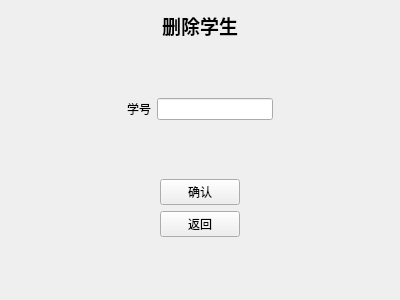
<?xml version="1.0" encoding="UTF-8"?>
<ui version="4.0">
 <class>DelStu</class>
 <widget class="QWidget" name="DelStu">
  <property name="geometry">
   <rect>
    <x>0</x>
    <y>0</y>
    <width>400</width>
    <height>300</height>
   </rect>
  </property>
  <property name="windowTitle">
   <string>Form</string>
  </property>
  <layout class="QVBoxLayout" name="verticalLayout_2">
   <item>
    <layout class="QVBoxLayout" name="verticalLayout">
     <item alignment="Qt::AlignmentFlag::AlignHCenter">
      <widget class="QLabel" name="Title">
       <property name="text">
        <string>&lt;html&gt;&lt;head/&gt;&lt;body&gt;&lt;p&gt;&lt;span style=&quot; font-size:14pt; font-weight:700;&quot;&gt;删除学生&lt;/span&gt;&lt;/p&gt;&lt;/body&gt;&lt;/html&gt;</string>
       </property>
      </widget>
     </item>
     <item>
      <spacer name="verticalSpacer_3">
       <property name="orientation">
        <enum>Qt::Orientation::Vertical</enum>
       </property>
       <property name="sizeHint" stdset="0">
        <size>
         <width>20</width>
         <height>40</height>
        </size>
       </property>
      </spacer>
     </item>
     <item>
      <layout class="QHBoxLayout" name="horizontalLayout">
       <item>
        <spacer name="horizontalSpacer">
         <property name="orientation">
          <enum>Qt::Orientation::Horizontal</enum>
         </property>
         <property name="sizeHint" stdset="0">
          <size>
           <width>40</width>
           <height>20</height>
          </size>
         </property>
        </spacer>
       </item>
       <item>
        <widget class="QLabel" name="label">
         <property name="text">
          <string>学号</string>
         </property>
        </widget>
       </item>
       <item>
        <widget class="QLineEdit" name="InputeId"/>
       </item>
       <item>
        <spacer name="horizontalSpacer_2">
         <property name="orientation">
          <enum>Qt::Orientation::Horizontal</enum>
         </property>
         <property name="sizeHint" stdset="0">
          <size>
           <width>40</width>
           <height>20</height>
          </size>
         </property>
        </spacer>
       </item>
      </layout>
     </item>
     <item>
      <spacer name="verticalSpacer">
       <property name="orientation">
        <enum>Qt::Orientation::Vertical</enum>
       </property>
       <property name="sizeHint" stdset="0">
        <size>
         <width>20</width>
         <height>40</height>
        </size>
       </property>
      </spacer>
     </item>
     <item alignment="Qt::AlignmentFlag::AlignHCenter">
      <widget class="QPushButton" name="Ensure">
       <property name="text">
        <string>确认</string>
       </property>
      </widget>
     </item>
     <item alignment="Qt::AlignmentFlag::AlignHCenter">
      <widget class="QPushButton" name="pushButton">
       <property name="text">
        <string>返回</string>
       </property>
      </widget>
     </item>
     <item>
      <spacer name="verticalSpacer_2">
       <property name="orientation">
        <enum>Qt::Orientation::Vertical</enum>
       </property>
       <property name="sizeHint" stdset="0">
        <size>
         <width>20</width>
         <height>40</height>
        </size>
       </property>
      </spacer>
     </item>
    </layout>
   </item>
  </layout>
 </widget>
 <resources/>
 <connections/>
</ui>
